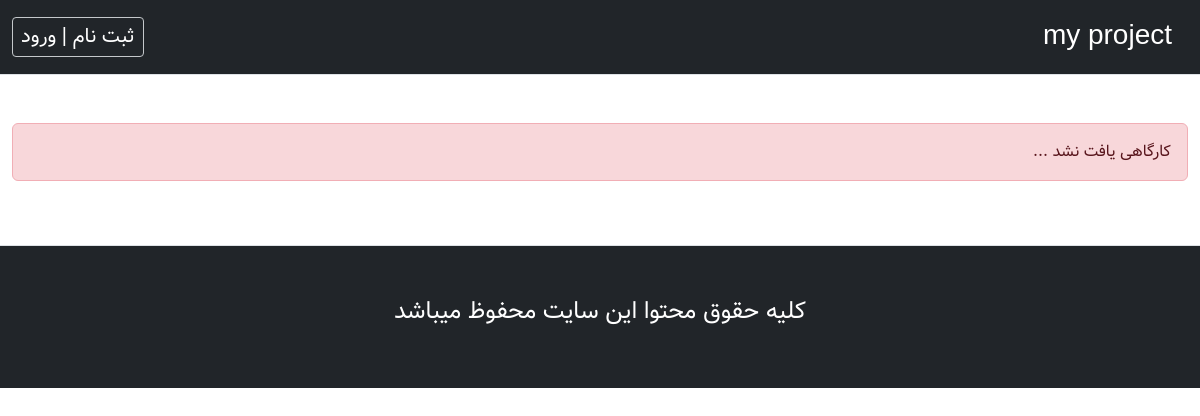
Before: / with the older database file.
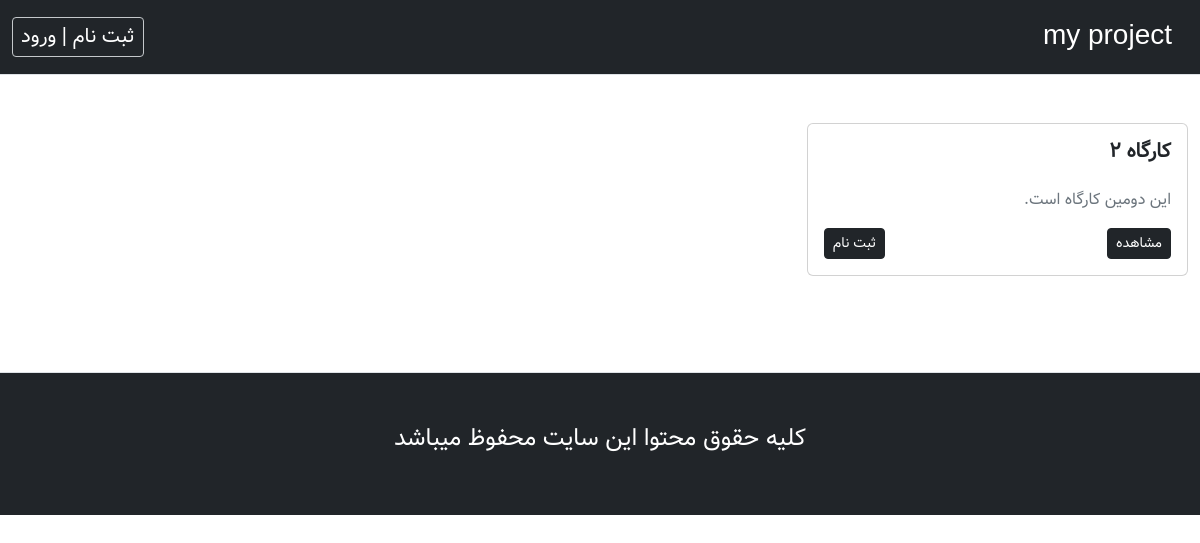
After: the same page with the newer database file.
### tables this page shows
CREATE TABLE `workshops` (
  `id` int(11) NOT NULL,
  `title` varchar(255) NOT NULL,
  `body` text NOT NULL,
  `status` varchar(255) NOT NULL DEFAULT 'draft'
);

### index.php (the view, shortened to what this page needs)
<?php
include "./db.php";
$workshops = $db->query("SELECT * FROM workshops");
?>
<!doctype html>
<html lang="fa" dir="rtl">
    <head>
        <link rel="stylesheet" href="https://cdn.jsdelivr.net/npm/bootstrap@5.3.3/dist/css/bootstrap.rtl.min.css">
        <link rel="stylesheet" href="assets/css/style.css" />
    </head>
    <body>
        <div class="container-fluid  ">
            <div class="row ">
                <?php include "./include/header.php"?>
                <main>
                    <section class="mt-4">
                        <div class="row">
                            <div class="col-lg-12">
                                <div class="row g-3">
                                    <?php if($workshops->rowCount()>0):?>
                                        <?php foreach($workshops as $workshop):?>
                                            <?php if($workshop['status']=="published"):?>
                                                <div class="col-sm-4 mb-5">
                                                    <div class="card">
                                                        <div class="card-body">
                                                            <div class="d-flex justify-content-between">
                                                                <h5 class="card-title fw-bold"><?=$workshop['title']?></h5>
                                                            </div>
                                                            <p class="card-text text-secondary pt-3"><?= substr($workshop['body'],0,1000)?></p>
                                                            <div class="d-flex justify-content-between align-items-center">
                                                                <a href="./single.php?workshopId=<?=$workshop['id']?>&user_id=<?=$_GET["user_id"]?>" class="btn btn-sm btn-dark">مشاهده</a>
                                                                <button data-user="<?=$_GET["user_id"]?>" data-workshop="<?=$workshop['id']?>" class="btn btn-sm btn-dark btnSubscribe">ثبت نام</button>
                                                            </div>
                                                        </div>
                                                    </div>
                                                </div>
                                            <?php endif?>
                                        <?php endforeach?>
                                    <?php else:?>
                                        <div class="col">
                                            <div class="alert alert-danger">
                                                کارگاهی یافت نشد ...
                                            </div>
                                        </div>
                                    <?php endif?>
                                </div>
                            </div>
                        </div>
                    </section>
                </main>
            <?php include "./include/footer.php"?>
    </body>
</html>

Changed rows visible on the page:
added workshops: title "کارگاه ۲", body "این دومین کارگاه است."
Other visible differences:
text no longer shown: "کارگاهی یافت نشد ..."
